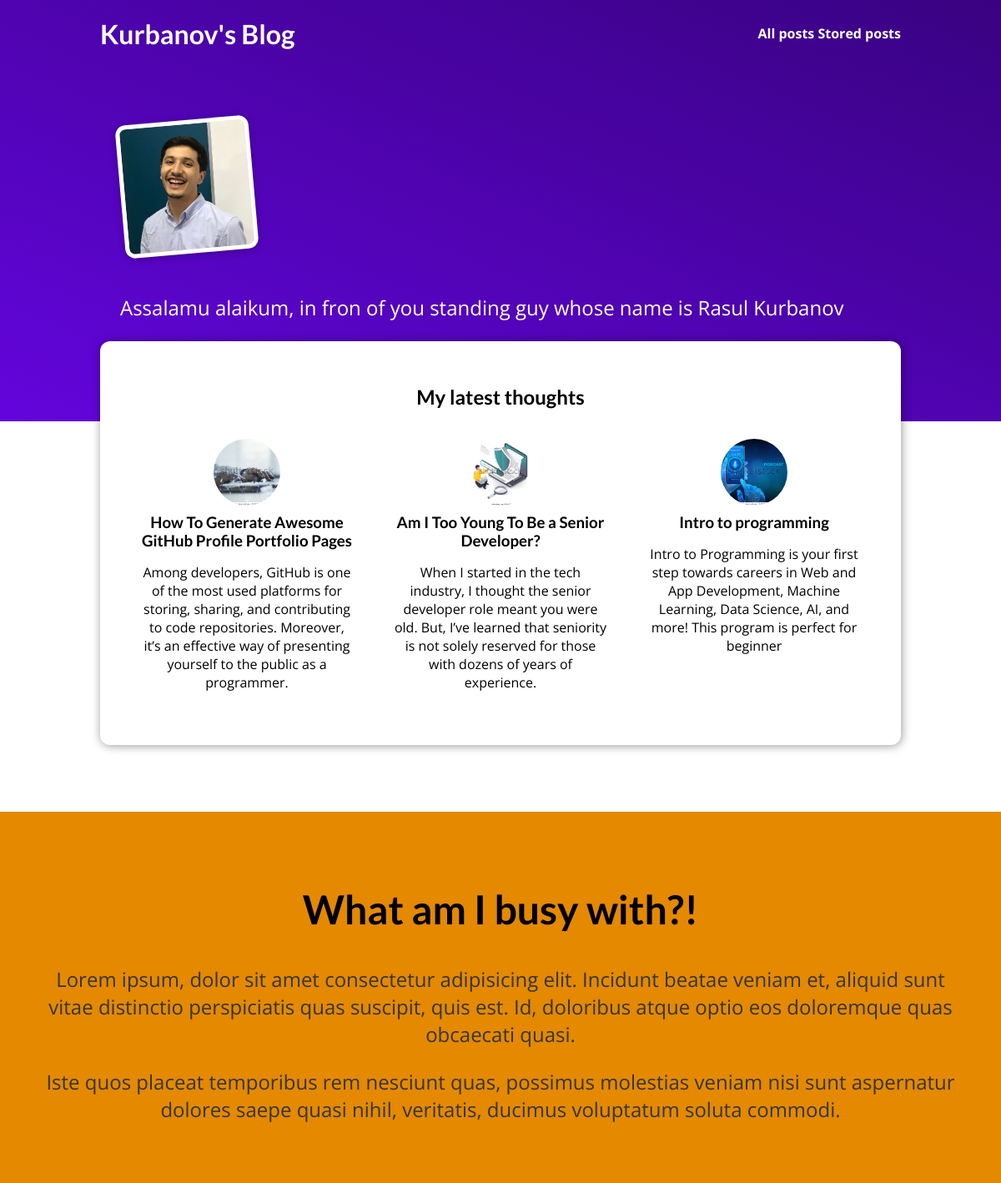
The page / on the database its author committed.
### blog/models.py (models this page shows, shortened)
class Post(models.Model):
    title = models.CharField(max_length=200)
    author = models.ForeignKey(Author, on_delete=models.SET_NULL, null=True, related_name='posts')
    tag = models.ManyToManyField(Tag)
    excerpt = models.TextField()
    content = models.TextField(validators=[MinLengthValidator(10)])
    image = models.ImageField(upload_to='posts', null=True)
    date = models.DateTimeField(auto_now_add=True)
    slug = models.SlugField(unique=True, db_index=True)

### blog/views.py (the view)
# urls.py: path('', views.StartingPageView.as_view(), name='starting-page'),
class StartingPageView(ListView):
    template_name = 'blog/index.html'
    model = Post
    ordering = ['-date', 'title']
    context_object_name = 'posts'
    def get_queryset(self):
        queryset = super().get_queryset()
        data = queryset[:3]
        return data

### blog/templates/blog/index.html (shortened to what this page needs)
{% extends 'base.html' %}
{% load static %}
{% block css_files %}
  <link rel="stylesheet" href="{% static 'blog/post.css' %}">
  <link rel="stylesheet" href="{% static 'blog/index.css' %}">
{% endblock css_files %}
{% block content %}
  <section id="welcome">
    <header>
      <img src="{% static 'blog/images/rasuljon.jpg' %}" alt="Kurbanov-blog`s author">
    </header>
    <p>Assalamu alaikum, in fron of you standing guy whose name is Rasul Kurbanov</p>
  </section>
  <section id="latest-posts">
    <h2>My latest thoughts</h2>
    <ul>
      {% for post in posts %}
        {% include 'blog/includes/post.html' %}
      {% endfor %}
    </ul>
  </section>
  <section id='about'>
    <h2>What am I busy with?!</h2>
    <p>Lorem ipsum, dolor sit amet consectetur adipisicing elit. Incidunt beatae veniam et, aliquid sunt vitae distinctio perspiciatis quas suscipit, quis est. Id, doloribus atque optio eos doloremque quas obcaecati quasi.</p>
    <p>
      Iste quos placeat temporibus rem nesciunt quas, possimus molestias veniam nisi sunt aspernatur dolores saepe quasi nihil, veritatis, ducimus voluptatum soluta commodi.
    </p>
  </section>
{% endblock content %}

### blog/templates/blog/includes/post.html
{% load static %}
<li>
  <article class="post">
    <a href="{% url 'post-detail-page' post.slug %}">
      <img src="{{ post.image.url }}" alt="{{ post.title }}" />
      <div class="post__content">
        <h3>{{ post.title }}</h3>
        <p>{{ post.excerpt }}</p>
      </div>
    </a>
  </article>
</li>

### static/app.css (style rules this page uses)
* { box-sizing: border-box; }
html { font-family: 'Open Sans', 'Lato', sans-serif; }
body { margin: 0; }
h1, h2, h3 { font-family: 'Lato', sans-serif; font-weight: bold; }

### blog/static/blog/post.css (style rules this page uses)
.post { display: flex; flex-direction: column; align-items: center; text-align: center; }
.post a { text-decoration: none; color: black; transition: all 0.2s ease; padding: 1rem; }
.post img { width: 5rem; height: 5rem; object-fit: cover; border-radius: 50%; }
.post h3 { margin: 0.25rem 0; }

### blog/static/blog/index.css (style rules this page uses)
#welcome { background: linear-gradient(to right top, #6305dd, #390281); padding: 6rem 12%; }
#welcome header { display: flex; align-items: flex-start; margin: 3rem auto; }
#welcome img { width: 10rem; height: 10rem; object-fit: cover; object-position: top; border: 5px solid white; border-radius: 12px; background-color: #ffe1bf; transform: rotateZ(-5deg); box-shadow: 0 2px 8px rgba(0, 0, 0, 0.25); }
#welcome p { color: white; font-size: 1.5rem; }
#latest-posts { background-color: white; padding: 2rem; border-radius: 12px; width: 60rem; margin: -6rem auto 2rem auto; box-shadow: 1px 1px 12px rgba(0, 0, 0, 0.4); }
#latest-posts h2 { text-align: center; }
#latest-posts ul { list-style: none; margin: 0; padding: 0; display: flex; gap: 1rem; }
#latest-posts li { flex: 1; }
#about { text-align: center; padding: 3rem; background-color: #e48900; margin-top: 5rem; }
#about h2 { font-size: 3rem; }
#about p { font-size: 1.5rem; color: #353535; }

### rows shown on the page
Post: image (picture), title "How To Generate Awesome GitHub Profile Portfolio Pages", excerpt "Among developers, GitHub is one of the most used platforms for storing, sharing, and contributing to code repositories. Moreover, it’s an effective way of presenting yourself to the public as a programmer."
Post: image (picture), title "Am I Too Young To Be a Senior Developer?", excerpt "When I started in the tech industry, I thought the senior developer role meant you were old. But, I’ve learned that seniority is not solely reserved for those with dozens of years of experience."
Post: image (picture), title "Intro to programming", excerpt "Intro to Programming is your first step towards careers in Web and App Development, Machine Learning, Data Science, AI, and more! This program is perfect for beginner"
